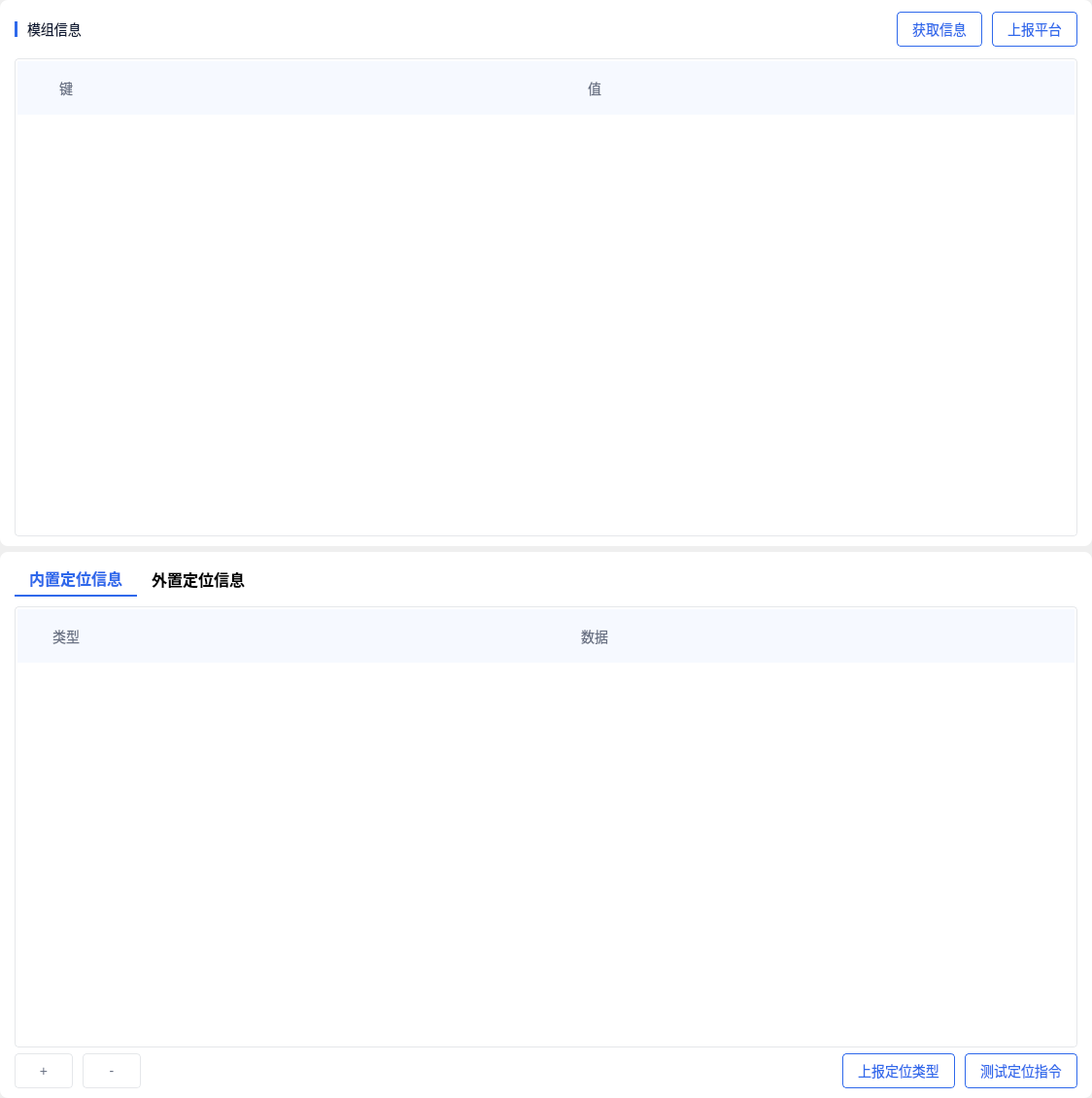
<?xml version="1.0" encoding="UTF-8"?>
<ui version="4.0">
 <class>infoWindow</class>
 <widget class="QWidget" name="infoWindow">
  <property name="geometry">
   <rect>
    <x>0</x>
    <y>0</y>
    <width>1124</width>
    <height>1130</height>
   </rect>
  </property>
  <property name="windowTitle">
   <string>Form</string>
  </property>
  <property name="styleSheet">
   <string notr="true">QScrollBar:vertical{ 
    width:8px;  
    border-style:flat;
    border-radius: 4px;
    border:0px;
     background: rgb(255, 255, 255);
} 
QScrollBar::handle:vertical{ 
    background: rgb(200, 200, 200);
    border-radius: 4px;
    width:8px; 
    min-height:50px; 
    border-style:flat;
}
QScrollBar::handle:vertical::hover{ 
    background: rgb(130, 130, 130);
    border-radius: 4px;
    width:8px; 
}
QScrollBar::handle:vertical::pressed{ 
    background: rgb(130, 130, 130);
    border-radius:4px;
    width:8px; 
}
QScrollBar::sub-page:vertical {
     background: rgb(255, 255, 255);
border-style:flat;
}
QScrollBar::add-page:vertical {
     background: rgb(255, 255, 255);
border-style:flat;
}
QScrollBar::add-line:vertical{
     background: rgb(255, 255, 255);
}
QScrollBar::sub-line:vertical {
     background: rgb(255, 255, 255);
}
QScrollBar:horizontal{ 
    height:8px;  
    border-style:flat;
    border-radius: 4px;
    border:0px;
    background: rgb(255, 255, 255);
} 
QScrollBar::handle:horizontal{ 
    background: rgb(200, 200, 200);
    border-radius: 4px;
    height:8px; 
    min-width:50px; 
    border-style:flat;
}
QScrollBar::handle:horizontal::hover{ 
    background: rgb(130, 130, 130);
    border-radius: 4px;
    height:8px; 
}
QScrollBar::handle:horizontal::pressed{ 
    background: rgb(130, 130, 130);
    border-radius:4px;
    height:8px; 
}
QScrollBar::sub-page:horizontal {
     background: rgb(255, 255, 255);
    border-style:flat;
}
QScrollBar::add-page:horizontal {
     background: rgb(255, 255, 255);
    border-style:flat;
}
QScrollBar::sub-line:horizontal {
     background: rgb(255, 255, 255);
}
QScrollBar::add-line:horizontal{
     background: rgb(255, 255, 255);
}
QToolTip{
	min-width: 250px;
	padding: 3px;
	font-size:14px;
	border-style:solid;
	border-width:1px;	
	border-color:rgb(229, 231, 234);
	border-radius:4px;
}</string>
  </property>
  <layout class="QVBoxLayout" name="verticalLayout_4">
   <property name="leftMargin">
    <number>0</number>
   </property>
   <property name="topMargin">
    <number>0</number>
   </property>
   <property name="rightMargin">
    <number>0</number>
   </property>
   <property name="bottomMargin">
    <number>0</number>
   </property>
   <item>
    <widget class="QWidget" name="widget_moduleInfo" native="true">
     <property name="styleSheet">
      <string notr="true">background-color: rgb(255, 255, 255);
border-radius:8px;</string>
     </property>
     <layout class="QVBoxLayout" name="verticalLayout_2">
      <property name="spacing">
       <number>10</number>
      </property>
      <property name="leftMargin">
       <number>15</number>
      </property>
      <property name="topMargin">
       <number>10</number>
      </property>
      <property name="rightMargin">
       <number>15</number>
      </property>
      <property name="bottomMargin">
       <number>10</number>
      </property>
      <item>
       <layout class="QHBoxLayout" name="horizontalLayout_4">
        <property name="spacing">
         <number>10</number>
        </property>
        <item>
         <widget class="Line" name="line">
          <property name="minimumSize">
           <size>
            <width>3</width>
            <height>16</height>
           </size>
          </property>
          <property name="maximumSize">
           <size>
            <width>3</width>
            <height>16</height>
           </size>
          </property>
          <property name="styleSheet">
           <string notr="true">background-color: rgb(47, 105, 235);</string>
          </property>
          <property name="orientation">
           <enum>Qt::Vertical</enum>
          </property>
         </widget>
        </item>
        <item>
         <widget class="QLabel" name="label">
          <property name="minimumSize">
           <size>
            <width>0</width>
            <height>40</height>
           </size>
          </property>
          <property name="maximumSize">
           <size>
            <width>16777215</width>
            <height>40</height>
           </size>
          </property>
          <property name="styleSheet">
           <string notr="true">color: rgb(14, 25, 50);
font-size:14px;
</string>
          </property>
          <property name="text">
           <string>模组信息</string>
          </property>
         </widget>
        </item>
        <item>
         <spacer name="horizontalSpacer">
          <property name="orientation">
           <enum>Qt::Horizontal</enum>
          </property>
          <property name="sizeHint" stdset="0">
           <size>
            <width>40</width>
            <height>20</height>
           </size>
          </property>
         </spacer>
        </item>
        <item>
         <widget class="QPushButton" name="pushButton_infoGet">
          <property name="minimumSize">
           <size>
            <width>0</width>
            <height>36</height>
           </size>
          </property>
          <property name="styleSheet">
           <string notr="true">QPushButton:hover{
	color: rgb(47, 105, 235);
	font-size:14px;
	border-style:solid;
	border-width:1px;
	border-color:rgb(47, 105, 235);
	border-radius:4px;
	padding-left:15px;
	padding-right:15px;
	background-color: rgba(47, 105, 235, 0.08);
}
QPushButton {
	color: rgb(47, 105, 235);
	font-size:14px;
	border-style:solid;
	border-width:1px;
	border-color:rgb(47, 105, 235);
	border-radius:4px;
	padding-left:15px;
	padding-right:15px;
}
QPushButton:pressed{
	color: rgb(47, 105, 235);
	font-size:14px;
	border-style:solid;
	border-width:1px;
	border-color:rgb(47, 105, 235);
	border-radius:4px;
	padding-left:15px;
	padding-right:15px;
	background-color: rgba(47, 105, 235, 0.2);
}</string>
          </property>
          <property name="text">
           <string>获取信息</string>
          </property>
          <property name="checkable">
           <bool>false</bool>
          </property>
          <property name="checked">
           <bool>false</bool>
          </property>
          <property name="autoExclusive">
           <bool>false</bool>
          </property>
         </widget>
        </item>
        <item>
         <widget class="QPushButton" name="pushButton_infoReport">
          <property name="minimumSize">
           <size>
            <width>0</width>
            <height>36</height>
           </size>
          </property>
          <property name="styleSheet">
           <string notr="true">QPushButton:hover{
	color: rgb(47, 105, 235);
	font-size:14px;
	border-style:solid;
	border-width:1px;
	border-color:rgb(47, 105, 235);
	border-radius:4px;
	padding-left:15px;
	padding-right:15px;
	background-color: rgba(47, 105, 235, 0.08);
}
QPushButton {
	color: rgb(47, 105, 235);
	font-size:14px;
	border-style:solid;
	border-width:1px;
	border-color:rgb(47, 105, 235);
	border-radius:4px;
	padding-left:15px;
	padding-right:15px;
}
QPushButton:pressed{
	color: rgb(47, 105, 235);
	font-size:14px;
	border-style:solid;
	border-width:1px;
	border-color:rgb(47, 105, 235);
	border-radius:4px;
	padding-left:15px;
	padding-right:15px;
	background-color: rgba(47, 105, 235, 0.2);
}</string>
          </property>
          <property name="text">
           <string>上报平台</string>
          </property>
          <property name="checkable">
           <bool>false</bool>
          </property>
          <property name="autoExclusive">
           <bool>false</bool>
          </property>
         </widget>
        </item>
       </layout>
      </item>
      <item>
       <widget class="QTableWidget" name="tableWidget_info">
        <property name="enabled">
         <bool>true</bool>
        </property>
        <property name="styleSheet">
         <string notr="true">QHeaderView::section{
color: rgb(104, 112, 130);
font-size:14px;
background: transparent;
background: rgb(246, 249, 255);
padding: 1px;border: none;
border-style:solid;
border-right-width:0px;
border-left-width:0px;
}
QTableWidget{
color: rgb(104, 112, 130);
font-size:14px;
border-style:solid;
border-width:1px;
border-color:rgb(229, 231, 234);
border-radius:4px;
padding:2px; 
}</string>
        </property>
        <property name="editTriggers">
         <set>QAbstractItemView::NoEditTriggers</set>
        </property>
        <attribute name="horizontalHeaderStretchLastSection">
         <bool>true</bool>
        </attribute>
        <column>
         <property name="text">
          <string>键</string>
         </property>
         <property name="font">
          <font>
           <pointsize>25</pointsize>
          </font>
         </property>
        </column>
        <column>
         <property name="text">
          <string>值</string>
         </property>
        </column>
       </widget>
      </item>
     </layout>
    </widget>
   </item>
   <item>
    <widget class="QWidget" name="widget_location" native="true">
     <property name="styleSheet">
      <string notr="true">background-color: rgb(255, 255, 255);
border-radius:8px;</string>
     </property>
     <layout class="QVBoxLayout" name="verticalLayout_3">
      <property name="spacing">
       <number>10</number>
      </property>
      <property name="leftMargin">
       <number>15</number>
      </property>
      <property name="topMargin">
       <number>10</number>
      </property>
      <property name="rightMargin">
       <number>15</number>
      </property>
      <property name="bottomMargin">
       <number>10</number>
      </property>
      <item>
       <layout class="QHBoxLayout" name="horizontalLayout_5">
        <property name="spacing">
         <number>0</number>
        </property>
        <item>
         <widget class="QPushButton" name="pushButton_locationInfo">
          <property name="minimumSize">
           <size>
            <width>0</width>
            <height>36</height>
           </size>
          </property>
          <property name="maximumSize">
           <size>
            <width>16777215</width>
            <height>36</height>
           </size>
          </property>
          <property name="toolTip">
           <string>&lt;html&gt;&lt;head/&gt;&lt;body&gt;&lt;p&gt;模组已包含内置定位功能的定位方式，直接调用相关AT命令即可获取及上报。&lt;/p&gt;&lt;/body&gt;&lt;/html&gt;</string>
          </property>
          <property name="toolTipDuration">
           <number>6000000</number>
          </property>
          <property name="styleSheet">
           <string notr="true">#pushButton_locationInfo{
font-size:16px;
font-weight:bold;
padding-left:15px;
padding-right:15px;
}
QPushButton:pressed{
color: rgb(0, 0, 0);
font-size:16px;
border-radius:0px;
}
QPushButton:checked
{
color: rgb(47, 105, 235);
font-weight:bold;
font-size:16px;
border-radius:0px;
border-bottom-style:solid;
border-bottom-width:2px;
}</string>
          </property>
          <property name="text">
           <string>内置定位信息</string>
          </property>
          <property name="checkable">
           <bool>true</bool>
          </property>
          <property name="checked">
           <bool>true</bool>
          </property>
          <property name="autoExclusive">
           <bool>true</bool>
          </property>
         </widget>
        </item>
        <item>
         <widget class="QPushButton" name="pushButton_locationInfoExc">
          <property name="minimumSize">
           <size>
            <width>0</width>
            <height>36</height>
           </size>
          </property>
          <property name="maximumSize">
           <size>
            <width>16777215</width>
            <height>36</height>
           </size>
          </property>
          <property name="toolTip">
           <string>&lt;html&gt;&lt;head/&gt;&lt;body&gt;&lt;p&gt;模组外部定位功能的定位方式，定位信息由模组直接传参入AT命令中。&lt;/p&gt;&lt;/body&gt;&lt;/html&gt;</string>
          </property>
          <property name="toolTipDuration">
           <number>6000000</number>
          </property>
          <property name="styleSheet">
           <string notr="true">#pushButton_locationInfoExc{
font-size:16px;
font-weight:bold;
padding-left:15px;
padding-right:15px;
}
QPushButton:pressed{
color: rgb(0, 0, 0);
font-size:16px;
border-radius:0px;
}
QPushButton:checked
{
color: rgb(47, 105, 235);
font-weight:bold;
font-size:16px;
border-radius:0px;
border-bottom-style:solid;
border-bottom-width:2px;
}</string>
          </property>
          <property name="text">
           <string>外置定位信息</string>
          </property>
          <property name="checkable">
           <bool>true</bool>
          </property>
          <property name="autoExclusive">
           <bool>true</bool>
          </property>
         </widget>
        </item>
        <item>
         <spacer name="horizontalSpacer_2">
          <property name="orientation">
           <enum>Qt::Horizontal</enum>
          </property>
          <property name="sizeHint" stdset="0">
           <size>
            <width>13</width>
            <height>17</height>
           </size>
          </property>
         </spacer>
        </item>
       </layout>
      </item>
      <item>
       <widget class="QStackedWidget" name="tabWidget_gpsInfo">
        <property name="focusPolicy">
         <enum>Qt::StrongFocus</enum>
        </property>
        <property name="styleSheet">
         <string notr="true">QHeaderView::section{
color: rgb(104, 112, 130);
font-size:14px;
background: transparent;
background: rgb(246, 249, 255);
padding: 1px;border: none;
border-style:solid;
border-right-width:0px;
border-left-width:0px;
}
QTableWidget{
color: rgb(104, 112, 130);
font-size:14px;
border-style:solid;
border-width:1px;
border-color:rgb(229, 231, 234);
border-radius:4px;
padding:2px; 
}</string>
        </property>
        <property name="currentIndex">
         <number>1</number>
        </property>
        <widget class="QWidget" name="stackedWidget_gpsInfoPage1">
         <layout class="QVBoxLayout" name="verticalLayout">
          <property name="spacing">
           <number>6</number>
          </property>
          <property name="leftMargin">
           <number>0</number>
          </property>
          <property name="topMargin">
           <number>0</number>
          </property>
          <property name="rightMargin">
           <number>0</number>
          </property>
          <property name="bottomMargin">
           <number>0</number>
          </property>
          <item>
           <widget class="QTableWidget" name="tableWidget_locationInfo_get">
            <property name="enabled">
             <bool>true</bool>
            </property>
            <property name="focusPolicy">
             <enum>Qt::StrongFocus</enum>
            </property>
            <property name="styleSheet">
             <string notr="true">QHeaderView::section{
color: rgb(104, 112, 130);
font-size:14px;
background: transparent;
background: rgb(246, 249, 255);
padding: 1px;border: none;
border-style:solid;
border-right-width:0px;
border-left-width:0px;
}
QTableWidget{
color: rgb(104, 112, 130);
font-size:14px;
border-style:solid;
border-width:1px;
border-color:rgb(229, 231, 234);
border-radius:4px;
padding:2px; 
}</string>
            </property>
            <property name="editTriggers">
             <set>QAbstractItemView::NoEditTriggers</set>
            </property>
            <attribute name="horizontalHeaderStretchLastSection">
             <bool>true</bool>
            </attribute>
            <column>
             <property name="text">
              <string>类型</string>
             </property>
             <property name="font">
              <font>
               <pointsize>25</pointsize>
              </font>
             </property>
            </column>
            <column>
             <property name="text">
              <string>数据</string>
             </property>
            </column>
           </widget>
          </item>
          <item>
           <widget class="QWidget" name="widget_3" native="true">
            <layout class="QHBoxLayout" name="horizontalLayout">
             <property name="spacing">
              <number>10</number>
             </property>
             <property name="leftMargin">
              <number>0</number>
             </property>
             <property name="topMargin">
              <number>0</number>
             </property>
             <property name="rightMargin">
              <number>0</number>
             </property>
             <property name="bottomMargin">
              <number>0</number>
             </property>
             <item>
              <spacer name="horizontalSpacer_4">
               <property name="orientation">
                <enum>Qt::Horizontal</enum>
               </property>
               <property name="sizeHint" stdset="0">
                <size>
                 <width>40</width>
                 <height>20</height>
                </size>
               </property>
              </spacer>
             </item>
             <item>
              <widget class="QPushButton" name="pushButton_reportInsideLbs">
               <property name="minimumSize">
                <size>
                 <width>0</width>
                 <height>36</height>
                </size>
               </property>
               <property name="maximumSize">
                <size>
                 <width>16777215</width>
                 <height>36</height>
                </size>
               </property>
               <property name="toolTip">
                <string>&lt;html&gt;&lt;head/&gt;&lt;body&gt;&lt;p&gt;点击类型中的项，再点击此按钮完成上报&lt;/p&gt;&lt;/body&gt;&lt;/html&gt;</string>
               </property>
               <property name="styleSheet">
                <string notr="true">QPushButton:hover{
	color: rgb(47, 105, 235);
	font-size:14px;
	border-style:solid;
	border-width:1px;
	border-color:rgb(47, 105, 235);
	border-radius:4px;
	padding-left:15px;
	padding-right:15px;
	background-color: rgba(47, 105, 235, 0.08);
}
QPushButton {
	color: rgb(47, 105, 235);
	font-size:14px;
	border-style:solid;
	border-width:1px;
	border-color:rgb(47, 105, 235);
	border-radius:4px;
	padding-left:15px;
	padding-right:15px;
}
QPushButton:pressed{
	color: rgb(47, 105, 235);
	font-size:14px;
	border-style:solid;
	border-width:1px;
	border-color:rgb(47, 105, 235);
	border-radius:4px;
	padding-left:15px;
	padding-right:15px;
	background-color: rgba(47, 105, 235, 0.2);
}</string>
               </property>
               <property name="text">
                <string>上报定位数据</string>
               </property>
              </widget>
             </item>
             <item>
              <widget class="QPushButton" name="pushButton_configSet">
               <property name="minimumSize">
                <size>
                 <width>0</width>
                 <height>36</height>
                </size>
               </property>
               <property name="maximumSize">
                <size>
                 <width>16777215</width>
                 <height>36</height>
                </size>
               </property>
               <property name="toolTip">
                <string>&lt;html&gt;&lt;head/&gt;&lt;body&gt;&lt;p&gt;点击类型中的项，再点击获取模块内置的定位数据，则数据列将显示相应信息&lt;/p&gt;&lt;/body&gt;&lt;/html&gt;</string>
               </property>
               <property name="styleSheet">
                <string notr="true">QPushButton:hover{
	color: rgb(47, 105, 235);
	font-size:14px;
	border-style:solid;
	border-width:1px;
	border-color:rgb(47, 105, 235);
	border-radius:4px;
	padding-left:15px;
	padding-right:15px;
	background-color: rgba(47, 105, 235, 0.08);
}
QPushButton {
	color: rgb(47, 105, 235);
	font-size:14px;
	border-style:solid;
	border-width:1px;
	border-color:rgb(47, 105, 235);
	border-radius:4px;
	padding-left:15px;
	padding-right:15px;
}
QPushButton:pressed{
	color: rgb(47, 105, 235);
	font-size:14px;
	border-style:solid;
	border-width:1px;
	border-color:rgb(47, 105, 235);
	border-radius:4px;
	padding-left:15px;
	padding-right:15px;
	background-color: rgba(47, 105, 235, 0.2);
}</string>
               </property>
               <property name="text">
                <string>获取定位数据</string>
               </property>
              </widget>
             </item>
             <item>
              <widget class="QPushButton" name="pushButton_configGet">
               <property name="minimumSize">
                <size>
                 <width>0</width>
                 <height>36</height>
                </size>
               </property>
               <property name="maximumSize">
                <size>
                 <width>16777215</width>
                 <height>36</height>
                </size>
               </property>
               <property name="toolTip">
                <string>&lt;html&gt;&lt;head/&gt;&lt;body&gt;&lt;p&gt;获取内置定位信息栏将显示可支持的定位类型&lt;/p&gt;&lt;/body&gt;&lt;/html&gt;</string>
               </property>
               <property name="styleSheet">
                <string notr="true">QPushButton:hover{
	color: rgb(47, 105, 235);
	font-size:14px;
	border-style:solid;
	border-width:1px;
	border-color:rgb(47, 105, 235);
	border-radius:4px;
	padding-left:15px;
	padding-right:15px;
	background-color: rgba(47, 105, 235, 0.08);
}
QPushButton {
	color: rgb(47, 105, 235);
	font-size:14px;
	border-style:solid;
	border-width:1px;
	border-color:rgb(47, 105, 235);
	border-radius:4px;
	padding-left:15px;
	padding-right:15px;
}
QPushButton:pressed{
	color: rgb(47, 105, 235);
	font-size:14px;
	border-style:solid;
	border-width:1px;
	border-color:rgb(47, 105, 235);
	border-radius:4px;
	padding-left:15px;
	padding-right:15px;
	background-color: rgba(47, 105, 235, 0.2);
}</string>
               </property>
               <property name="text">
                <string>查询定位类型</string>
               </property>
              </widget>
             </item>
             <item>
              <widget class="QPushButton" name="pushButton_configTest">
               <property name="minimumSize">
                <size>
                 <width>0</width>
                 <height>36</height>
                </size>
               </property>
               <property name="maximumSize">
                <size>
                 <width>16777215</width>
                 <height>36</height>
                </size>
               </property>
               <property name="styleSheet">
                <string notr="true">QPushButton:hover{
	color: rgb(47, 105, 235);
	font-size:14px;
	border-style:solid;
	border-width:1px;
	border-color:rgb(47, 105, 235);
	border-radius:4px;
	padding-left:15px;
	padding-right:15px;
	background-color: rgba(47, 105, 235, 0.08);
}
QPushButton {
	color: rgb(47, 105, 235);
	font-size:14px;
	border-style:solid;
	border-width:1px;
	border-color:rgb(47, 105, 235);
	border-radius:4px;
	padding-left:15px;
	padding-right:15px;
}
QPushButton:pressed{
	color: rgb(47, 105, 235);
	font-size:14px;
	border-style:solid;
	border-width:1px;
	border-color:rgb(47, 105, 235);
	border-radius:4px;
	padding-left:15px;
	padding-right:15px;
	background-color: rgba(47, 105, 235, 0.2);
}</string>
               </property>
               <property name="text">
                <string>测试定位指令</string>
               </property>
              </widget>
             </item>
            </layout>
           </widget>
          </item>
         </layout>
        </widget>
        <widget class="QWidget" name="stackedWidget_gpsInfoPage2">
         <layout class="QGridLayout" name="gridLayout_4">
          <property name="leftMargin">
           <number>0</number>
          </property>
          <property name="topMargin">
           <number>0</number>
          </property>
          <property name="rightMargin">
           <number>0</number>
          </property>
          <property name="bottomMargin">
           <number>0</number>
          </property>
          <item row="0" column="0">
           <widget class="QTableWidget" name="tableWidget_locationInfoExc_get">
            <property name="styleSheet">
             <string notr="true">QHeaderView::section{
color: rgb(104, 112, 130);
font-size:14px;
background: transparent;
background: rgb(246, 249, 255);
padding: 1px;border: none;
border-style:solid;
border-right-width:0px;
border-left-width:0px;
}
QTableWidget{
color: rgb(104, 112, 130);
font-size:14px;
border-style:solid;
border-width:1px;
border-color:rgb(229, 231, 234);
border-radius:4px;
padding:2px; 
}</string>
            </property>
            <attribute name="horizontalHeaderDefaultSectionSize">
             <number>100</number>
            </attribute>
            <attribute name="horizontalHeaderStretchLastSection">
             <bool>true</bool>
            </attribute>
            <column>
             <property name="text">
              <string>类型</string>
             </property>
             <property name="font">
              <font>
               <pointsize>25</pointsize>
              </font>
             </property>
            </column>
            <column>
             <property name="text">
              <string>数据</string>
             </property>
            </column>
           </widget>
          </item>
          <item row="1" column="0">
           <widget class="QWidget" name="widget_4" native="true">
            <layout class="QHBoxLayout" name="horizontalLayout_2">
             <property name="spacing">
              <number>10</number>
             </property>
             <property name="leftMargin">
              <number>0</number>
             </property>
             <property name="topMargin">
              <number>0</number>
             </property>
             <property name="rightMargin">
              <number>0</number>
             </property>
             <property name="bottomMargin">
              <number>0</number>
             </property>
             <item>
              <widget class="QPushButton" name="pushButton_outlayGPSAdd">
               <property name="minimumSize">
                <size>
                 <width>60</width>
                 <height>36</height>
                </size>
               </property>
               <property name="maximumSize">
                <size>
                 <width>16777215</width>
                 <height>36</height>
                </size>
               </property>
               <property name="toolTip">
                <string>添加外置定位数据</string>
               </property>
               <property name="styleSheet">
                <string notr="true">QPushButton {
	color: rgba(104, 112, 130, 1);
	font-size:14px;
	border-style:solid;
	border-width:1px;
	border-color:rgba(229, 231, 234, 1);
	border-radius:4px;
	padding-left:15px;
	padding-right:15px;
}
QPushButton:hover{
	color: rgba(104, 112, 130, 1);
	background-color: rgba(229, 231, 234, 0.4);
}
QPushButton:pressed{
	color: rgba(104, 112, 130, 1);
	background-color: rgba(229, 231, 234, 0.4);
}</string>
               </property>
               <property name="text">
                <string>+</string>
               </property>
              </widget>
             </item>
             <item>
              <widget class="QPushButton" name="pushButton_outlayGPSDelete">
               <property name="minimumSize">
                <size>
                 <width>60</width>
                 <height>36</height>
                </size>
               </property>
               <property name="maximumSize">
                <size>
                 <width>16777215</width>
                 <height>36</height>
                </size>
               </property>
               <property name="toolTip">
                <string>删除外置定位数据</string>
               </property>
               <property name="styleSheet">
                <string notr="true">QPushButton {
	color: rgba(104, 112, 130, 1);
	font-size:14px;
	border-style:solid;
	border-width:1px;
	border-color:rgba(229, 231, 234, 1);
	border-radius:4px;
	padding-left:15px;
	padding-right:15px;
}
QPushButton:hover{
	color: rgba(104, 112, 130, 1);
	background-color: rgba(229, 231, 234, 0.4);
}
QPushButton:pressed{
	color: rgba(104, 112, 130, 1);
	background-color: rgba(229, 231, 234, 0.4);
}</string>
               </property>
               <property name="text">
                <string>-</string>
               </property>
              </widget>
             </item>
             <item>
              <spacer name="horizontalSpacer_3">
               <property name="orientation">
                <enum>Qt::Horizontal</enum>
               </property>
               <property name="sizeHint" stdset="0">
                <size>
                 <width>40</width>
                 <height>20</height>
                </size>
               </property>
              </spacer>
             </item>
             <item>
              <widget class="QPushButton" name="pushButton_outlayGPSSet">
               <property name="minimumSize">
                <size>
                 <width>0</width>
                 <height>36</height>
                </size>
               </property>
               <property name="maximumSize">
                <size>
                 <width>16777215</width>
                 <height>36</height>
                </size>
               </property>
               <property name="toolTip">
                <string>&lt;html&gt;&lt;head/&gt;&lt;body&gt;&lt;p&gt;点击“类型”，设置模块外置的定位类型，再将信息发送给开发者中心，该功能的实现前提为设备已连接至开发者中心。&lt;/p&gt;&lt;/body&gt;&lt;/html&gt;</string>
               </property>
               <property name="styleSheet">
                <string notr="true">QPushButton:hover{
	color: rgb(47, 105, 235);
	font-size:14px;
	border-style:solid;
	border-width:1px;
	border-color:rgb(47, 105, 235);
	border-radius:4px;
	padding-left:15px;
	padding-right:15px;
	background-color: rgba(47, 105, 235, 0.08);
}
QPushButton {
	color: rgb(47, 105, 235);
	font-size:14px;
	border-style:solid;
	border-width:1px;
	border-color:rgb(47, 105, 235);
	border-radius:4px;
	padding-left:15px;
	padding-right:15px;
}
QPushButton:pressed{
	color: rgb(47, 105, 235);
	font-size:14px;
	border-style:solid;
	border-width:1px;
	border-color:rgb(47, 105, 235);
	border-radius:4px;
	padding-left:15px;
	padding-right:15px;
	background-color: rgba(47, 105, 235, 0.2);
}</string>
               </property>
               <property name="text">
                <string>上报定位类型</string>
               </property>
              </widget>
             </item>
             <item>
              <widget class="QPushButton" name="pushButton_outlayGPSTest">
               <property name="minimumSize">
                <size>
                 <width>0</width>
                 <height>36</height>
                </size>
               </property>
               <property name="maximumSize">
                <size>
                 <width>16777215</width>
                 <height>36</height>
                </size>
               </property>
               <property name="styleSheet">
                <string notr="true">QPushButton:hover{
	color: rgb(47, 105, 235);
	font-size:14px;
	border-style:solid;
	border-width:1px;
	border-color:rgb(47, 105, 235);
	border-radius:4px;
	padding-left:15px;
	padding-right:15px;
	background-color: rgba(47, 105, 235, 0.08);
}
QPushButton {
	color: rgb(47, 105, 235);
	font-size:14px;
	border-style:solid;
	border-width:1px;
	border-color:rgb(47, 105, 235);
	border-radius:4px;
	padding-left:15px;
	padding-right:15px;
}
QPushButton:pressed{
	color: rgb(47, 105, 235);
	font-size:14px;
	border-style:solid;
	border-width:1px;
	border-color:rgb(47, 105, 235);
	border-radius:4px;
	padding-left:15px;
	padding-right:15px;
	background-color: rgba(47, 105, 235, 0.2);
}</string>
               </property>
               <property name="text">
                <string>测试定位指令</string>
               </property>
              </widget>
             </item>
            </layout>
           </widget>
          </item>
         </layout>
        </widget>
       </widget>
      </item>
     </layout>
    </widget>
   </item>
  </layout>
 </widget>
 <resources/>
 <connections/>
</ui>
